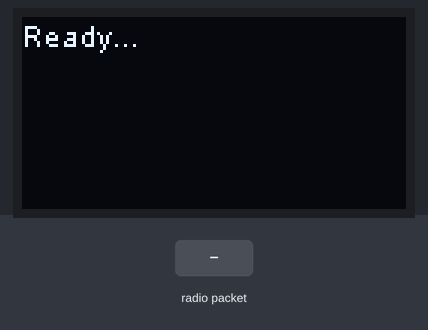
A sketch run on a simulated ESP8266 (Wemos D1 mini). Parts: 128×64 one-colour display. The test bench sets the inputs (shaded band). No radio packets arrive unless stated; what the sketch prints to the serial monitor is not drawn.

Above: at 1.2 s.
1.3 s: radio packet "1" arrives
At 2.0 s:
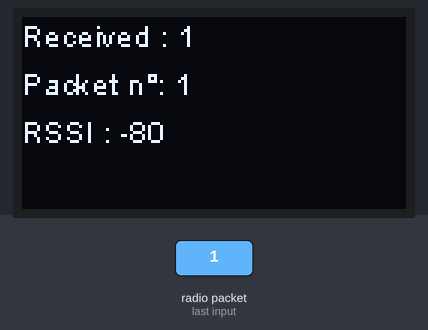
2.8 s: radio packet "0" arrives
At 4.0 s:
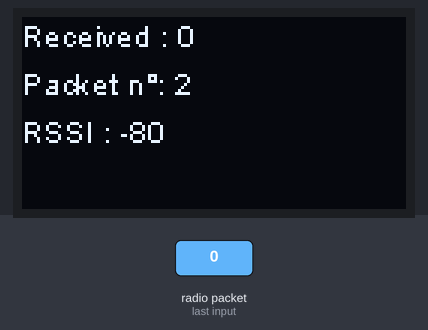
4.3 s: radio packet "2" arrives
At 5.4 s:
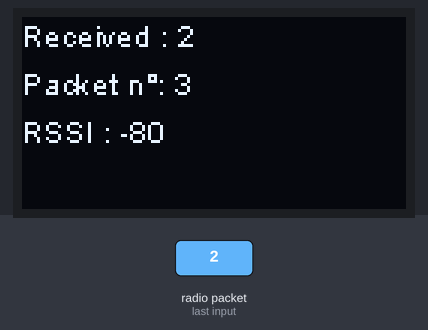
5.8 s: radio packet "1" arrives
At 6.3 s:
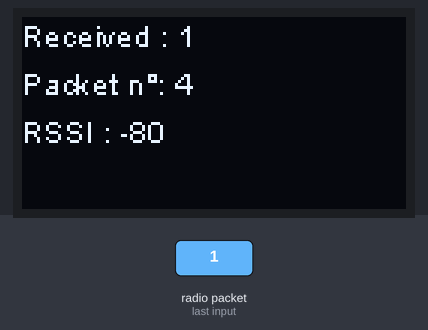
7.3 s: radio packet "0" arrives
At 7.7 s:
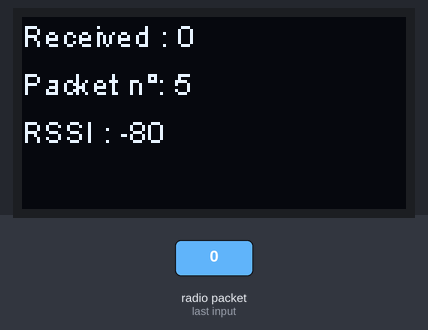
8.8 s: radio packet "2" arrives
At 9.8 s:
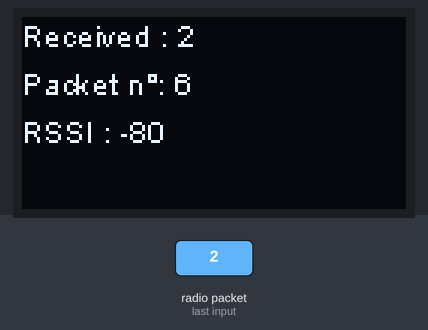
Timing chart, 0 to 11.3 s (numbered marks = the images above; inputs shaded):
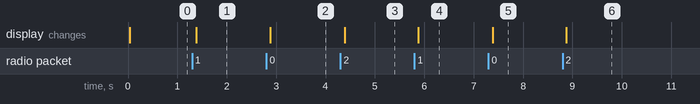

Measured:
- after the input at 1.3 s, the display: changes after 0.09 s (image 1)
- after the input at 2.8 s, the display: changes after 0.08 s (image 2)
- after the input at 4.3 s, the display: changes after 0.09 s (image 3)
- after the input at 5.8 s, the display: changes after 0.08 s (image 4)
- after the input at 7.3 s, the display: changes after 0.09 s (image 5)
- after the input at 8.8 s, the display: changes after 0.08 s (image 6)

The sketch:

lora_node_receiver.ino
```cpp
//#include <Wire.h>
#include "SSD1306.h"

SSD1306Wire   display(0x3c, D1, D2); //Address set here 0x3C that I found in the scanner, and pins defined as D2 (SDA/Serial Data), and D5 (SCK/Serial Clock).

// Tested with ESP8266 v2.5 (Lolin) WEMOS D1 R2 & Mini
// RadioHead Library v1.89
// Adafruit SSD1306 v1.2.9
// ESP8266 ssd1306 v4.0 (https://github.com/ThingPulse/esp8266-oled-ssd1306)

// rf95_server.pde
// -*- mode: C++ -*-
// Example sketch showing how to create a simple messageing server
// with the RH_RF95 class. RH_RF95 class does not provide for addressing or
// reliability, so you should only use RH_RF95  if you do not need the higher
// level messaging abilities.
// It is designed to work with the other example rf95_client
// Tested with Anarduino MiniWirelessLoRa, Rocket Scream Mini Ultra Pro with
// the RFM95W, Adafruit Feather M0 with RFM95
#include <SPI.h>
#include <RH_RF95.h>
// Singleton instance of the radio driver
#define RFM95_CS D4
#define RFM95_RST D3
#define RFM95_INT D8

#define RF95_FREQ 868.0

int16_t packetnum = 0;  // packet counter, we increment per xmission

RH_RF95 rf95(RFM95_CS, RFM95_INT);
//RH_RF95 rf95(5, 2); // Rocket Scream Mini Ultra Pro with the RFM95W
//RH_RF95 rf95(8, 3); // Adafruit Feather M0 with RFM95
// Need this on Arduino Zero with SerialUSB port (eg RocketScream Mini Ultra Pro)
//#define Serial SerialUSB
//int led = 9;
void setup()
{
    pinMode(RFM95_RST, OUTPUT);
    digitalWrite(RFM95_RST, HIGH);

  // Rocket Scream Mini Ultra Pro with the RFM95W only:
  // Ensure serial flash is not interfering with radio communication on SPI bus
//  pinMode(4, OUTPUT);
//  digitalWrite(4, HIGH);
  //pinMode(led, OUTPUT);
  Serial.begin(9600);
  while (!Serial) ; // Wait for serial port to be available

// manual reset
  digitalWrite(RFM95_RST, LOW);
  delay(10);
  digitalWrite(RFM95_RST, HIGH);
  delay(10);

  if (!rf95.init()) {
    Serial.println("init failed");
    while(1);
  }


 // The default transmitter power is 13dBm, using PA_BOOST.
  // If you are using RFM95/96/97/98 modules which uses the PA_BOOST transmitter pin, then
  // you can set transmitter powers from 5 to 23 dBm:
  //rf95.setTxPower(23, false);
  //rf95.setTxPower(23, false);
   //Example 4: Bw = 125 kHz, Cr = 4/8, Sf = 4096chips/symbol, CRC on. Slow+long range

  //rf95.setSpreadingFactor(7);
  //rf95.setSignalBandwidth(125E3);
  //rf95.setCodingRate4(5);
 // rf95.setTxPower(20,false);

  // Defaults after init are 434.0MHz, 13dBm, Bw = 125 kHz, Cr = 4/5, Sf = 128chips/symbol, CRC on
  // The default transmitter power is 13dBm, using PA_BOOST.
  // If you are using RFM95/96/97/98 modules which uses the PA_BOOST transmitter pin, then
  // you can set transmitter powers from 5 to 23 dBm:
//  driver.setTxPower(23, false);
  // If you are using Modtronix inAir4 or inAir9,or any other module which uses the
  // transmitter RFO pins and not the PA_BOOST pins
  // then you can configure the power transmitter power for -1 to 14 dBm and with useRFO true.
  // Failure to do that will result in extremely low transmit powers.
//  driver.setTxPower(14, true);

  //rf95.setModemConfig(RH_RF95::Bw125Cr45Sf128);
  rf95.setModemConfig(RH_RF95::Bw125Cr48Sf4096);
  rf95.setTxPower(23,false);


  if (!rf95.setFrequency(RF95_FREQ)) {
     Serial.println("setFrequency failed");
     while (1);
  }
  Serial.print("Set Freq to: "); Serial.println(RF95_FREQ);


  Serial.println("Ready...");

   display.init();
  display.flipScreenVertically();
  display.drawString(0, 0, "Ready...");
  display.display();
}
void loop()
{
  //display.clear();

  if (rf95.available())
  {
    // Should be a message for us now
    uint8_t buf[RH_RF95_MAX_MESSAGE_LEN];
    uint8_t len = sizeof(buf);
    if (rf95.recv(buf, &len))
    {
      packetnum++;

      display.clear();
      display.drawString(0, 0, "Received : " + String((char*)buf));
      display.drawString(0, 16, "Packet n°: " + String(packetnum));
      display.drawString(0, 32, "RSSI : " + String(rf95.lastRssi()));

//      digitalWrite(led, HIGH);
      RH_RF95::printBuffer("request: ", buf, len);
      Serial.print("got request: ");
      Serial.println((char*)buf);
      Serial.print("RSSI: ");
      Serial.println(rf95.lastRssi(), DEC);

      // Send a reply
      uint8_t data[] = "And hello back to you";
      rf95.send(data, sizeof(data));
      rf95.waitPacketSent();
      Serial.println("Sent a reply");
      // digitalWrite(led, LOW);
    }
    else
    {
      Serial.println("recv failed");
    }
  }

  display.display();
}
```
